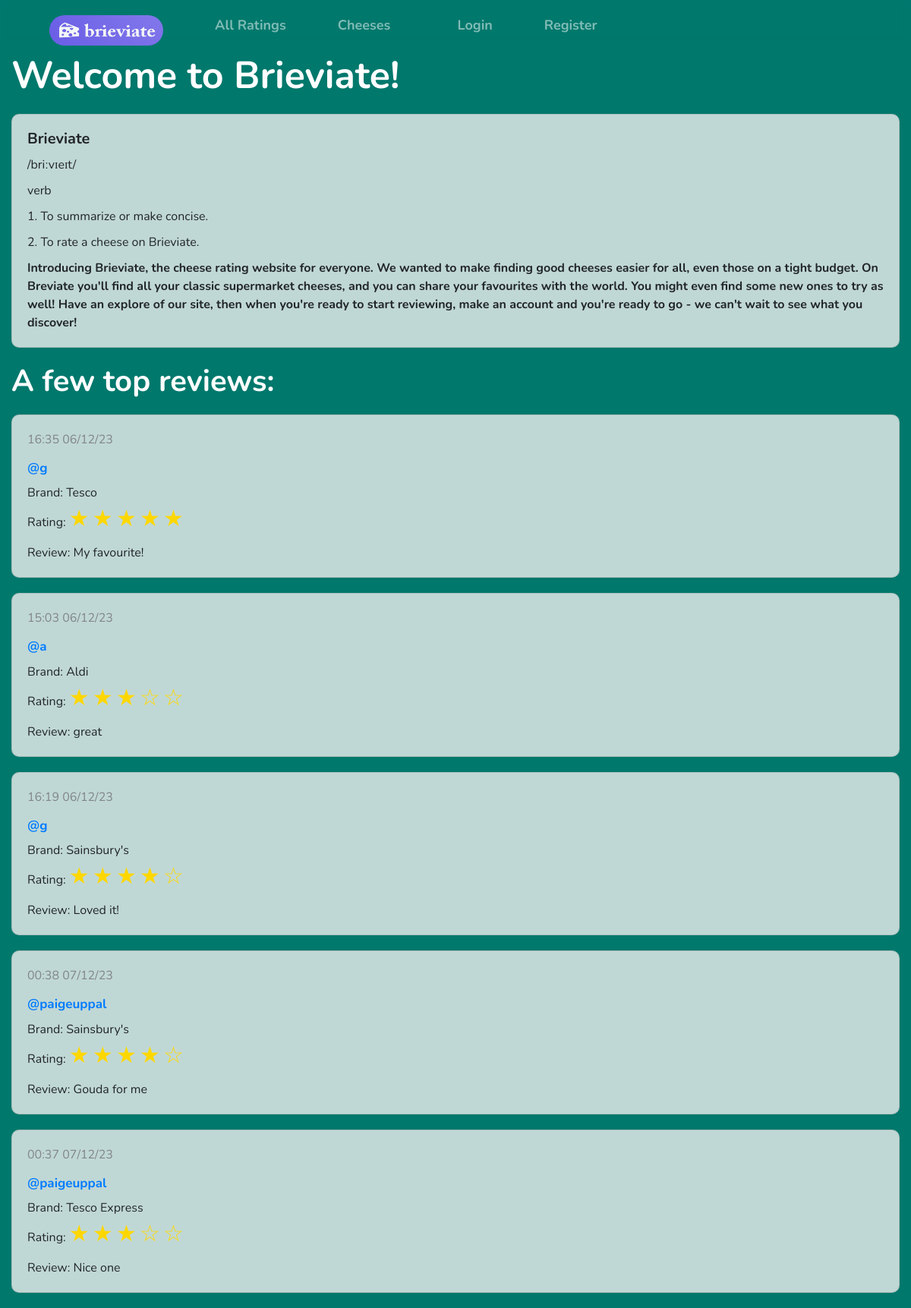
Before: / with the older database file.
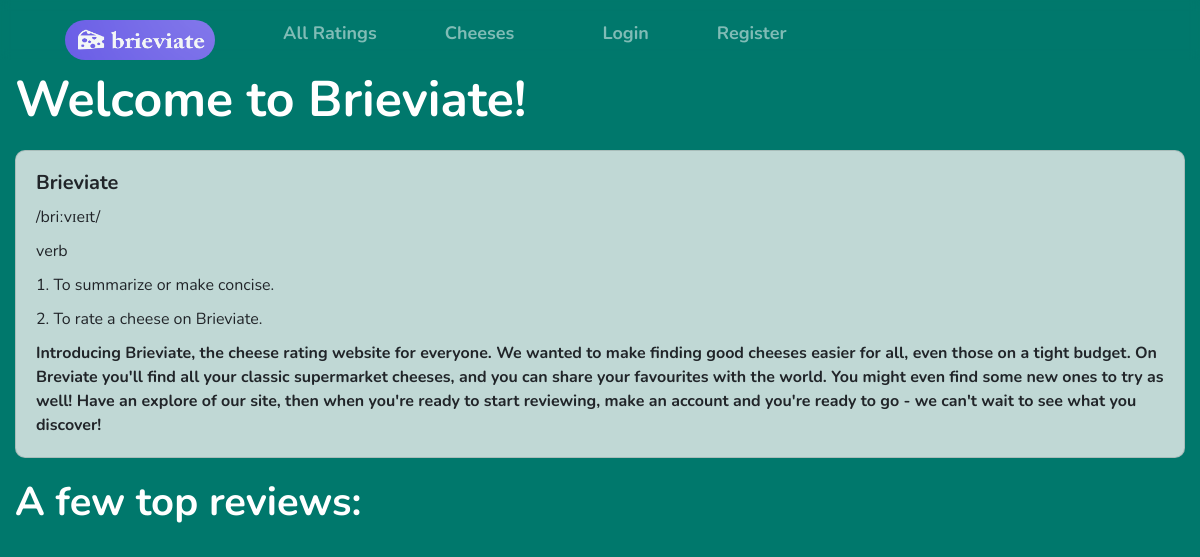
After: the same page with the newer database file.
### app/models.py (models this page shows, shortened)
class Review(db.Model):
    id = db.Column(db.Integer, primary_key=True)
    cheese_id = db.Column(db.Integer, db.ForeignKey('cheese.id'))
    user_id = db.Column(db.Integer, db.ForeignKey('user.id'))
    date = db.Column(db.DateTime, index=True)
    brand = db.Column(db.String(50))
    review = db.Column(db.String(500))
    rating = db.Column(db.Integer)
    likes = db.Column(db.Integer, default=0)

class User(UserMixin, db.Model):
    id = db.Column(db.Integer, primary_key=True)
    username = db.Column(db.String(25), index=True, unique=True)
    email = db.Column(db.String(50), index=True, unique=True)
    password = db.Column(db.String(25))
    reviews = db.relationship('Review', backref='author', lazy='dynamic')
    liked = db.relationship('Review', secondary='user_likes_review', backref=db.backref('liked', lazy='dynamic'))

### app/ratings.py (the view)
@ratings.route('/')
def index():
    reviews_original = Review.query.order_by(Review.likes.desc()).limit(20).all()
    if len(reviews_original) > 5:
        reviews_random = random.sample(reviews_original, 5)
    else:
        reviews_random = reviews_original
    reviews = []
    for entry in reviews_random:
        review = {}
        review['id']=entry.id
        review['date'] = entry.date.strftime("%H:%M %d/%m/%y")
        review['user'] = User.query.filter_by(id=entry.user_id).first().username
        review['cheese'] = Cheese.query.filter_by(id=entry.cheese_id).first().name
        review['brand'] = entry.brand
        review['rating'] = entry.rating
        review['review'] = entry.review
        review['likes'] = entry.likes
        reviews.append(review)
    return render_template('index.html', reviews=reviews, title='Home')

### app/__init__.py (called while the page is built)
@app.before_request
def initial_setup():
    filename = app.static_folder + '/cheeses.txt'
    get_cheeses(filename)

### app/get_cheeses.py (called while the page is built)
def get_cheeses(filename):
    with open(filename, 'r') as file:
        cheeses = file.readlines()
        for cheese_name in cheeses:
            cheese_name = cheese_name.strip()
            existing_cheese = Cheese.query.filter_by(name=cheese_name).first()
            if not existing_cheese:
                cheese = Cheese(name=cheese_name)
                db.session.add(cheese)
        db.session.commit()

### app/templates/index.html
{% extends "base.html" %}
{% block content %}
<h1 class="page-title" style="text-align: left;">Welcome to Brieviate!</h1>
<div class="card">
    <div class="card-body">
        <h5 class="card-text-cheese">Brieviate</h5>
        <p class="card-text">/briːvɪeɪt/</p>
        <p class="card-text">verb</p>
        <p class="card-text">1. To summarize or make concise.</p>
        <p class="card-text">2. To rate a cheese on Brieviate.</p>
        <p class="card-text" style="font-weight: bold;">Introducing Brieviate, the cheese rating website for everyone. We wanted to make finding good cheeses easier for all, even those on a tight budget. On Breviate you'll find all your classic supermarket cheeses, and you can share your favourites with the world. You might even find some new ones to try as well! Have an explore of our site, then when you're ready to start reviewing, make an account and you're ready to go - we can't wait to see what you discover!</p>
    </div>
</div>
<h2 class="page-title-h2" style="text-align: left;">A few top reviews:</h2>
<div class="row">
    <div class="col-12">
        {% for review in reviews %}
        <div class="card">
            <div class="card-body">
                <p class="card-text-datetime">{{ review.date }}</p>
                <h5 class="card-text-username"><a href="{{ url_for ('ratings.user_ratings', username=review.user) }}">@{{ review.user }}</a></h5>
                <p class="card-text-brand">Brand: {{ review.brand }}</p>
                <p class="card-text">Rating:
                    {% for i in range(review.rating) %}
                    <span class="review-stars">&#9733;</span>
                    {% endfor %}
                    {% for i in range(5 - review.rating) %}
                    <span class="review-stars">&#9734;</span>
                {% endfor %}
                <p class="card-text">Review: {{ review.review }}</p>
            </div>
        </div>
        {% endfor %}
    </div>
</div>
{% endblock %}

### app/templates/base.html (shortened to what this page needs)
<!DOCTYPE html>
<html>
    <head>
    <html lang="en">
    <link rel="stylesheet" href="https://stackpath.bootstrapcdn.com/bootstrap/4.2.1/css/bootstrap.min.css">
    <link rel="stylesheet" href="{{ url_for('static', filename='formatting.css') }}">
    </head>
    <body>
      <div>
        <nav class="navbar navbar-expand-sm navbar-dark">
          <div class="container-fluid">
            <ul class="navbar-nav">
              <li class="navbar-item">
                <button> <a class="nav-link" href="{{ url_for('ratings.index') }}"><img class="logo-icon" src="static/logo.png" alt="brieviate logo with a block of cheese"></a></button>
              </li>
              <li class="navbar-item">
                <button> <a class="nav-link" href="{{ url_for('ratings.all_ratings') }}">All Ratings</a></button>
              </li>
              <li class="navbar-item">
                <button> <a class="nav-link" href="{{ url_for('cheeses.all_cheeses') }}">Cheeses</a></button>
              </li>
              {% if not current_user.is_authenticated %}
              <li class="navbar-item">
                <button> <a class="nav-link" href="{{ url_for('auth.login') }}">Login</a></button>
              </li>
              <li class="navbar-item">
                <button> <a class="nav-link" href="{{ url_for('auth.register') }}">Register</a></button>
              </li>
              {% endif %}
            </ul>
          </div>
        </nav>
        <div class="container-fluid">
          {% block content %}{% endblock %}
        </div>
    </body>
  </html>

### app/static/formatting.css (style rules this page uses)
.navbar { backdrop-filter: blur(5px); display: flex; justify-content: center; margin-bottom: 10px; height: 60px; }
.navbar-item { margin: 0 10px; margin-top: 20px; list-style: none; }
.logo-icon { width: 150px; height: 40px; border-radius: 30px; background-color: #00786c; border: none; cursor: pointer; align-items: center; }
.navbar-item button, .navbar-dropdown { border: none; border-radius: 30px; padding: 8px 16px; background-color: transparent; color: white; font-weight: bold; font-size: 18px; transition: background-color 0.3s, color 0.3s; }
.page-title { color: #ffffff; font-size: 50px; text-align: center; font-weight: bold; margin-bottom: 20px; }
.page-title-h2 { font-size:40px; color: #ffffff; font-weight: bold; margin-bottom: 20px; }
.card { background-color: rgba(240, 240, 240, 0.8); backdrop-filter: blur(5px); border-radius: 10px; margin-bottom: 20px; }
.card-body { padding: 20px; }
.card-text { margin-bottom: 10px; }
.card-text-cheese { font-size: 20px; font-weight:bold; margin-bottom: 10px; }
body { background-color: #00786c; font-family: 'Nunito'; font-size: 16px; }

Changed rows visible on the page:
removed Review: brand "Tesco", review "My favourite!"
removed Review: brand "Aldi", review "great"
removed Review: brand "Sainsbury's", review "Loved it!"
no longer on this page (row unchanged): User: user "paigeuppal" "paigeuppal"
removed Review: brand "Sainsbury's", review "Gouda for me"
removed Review: brand "Tesco Express", review "Nice one"
Other visible differences:
list line gone: "16:35 06/12/23 @ g Brand: Rating: Review:"
list line gone: "15:03 06/12/23 @ a Brand: Rating: Review:"
list line gone: "16:19 06/12/23 @ g Brand: Rating: Review:"
list line gone: "00:38 07/12/23 @ Brand: Rating: Review:"
list line gone: "00:37 07/12/23 @ Brand: Rating: Review:"
